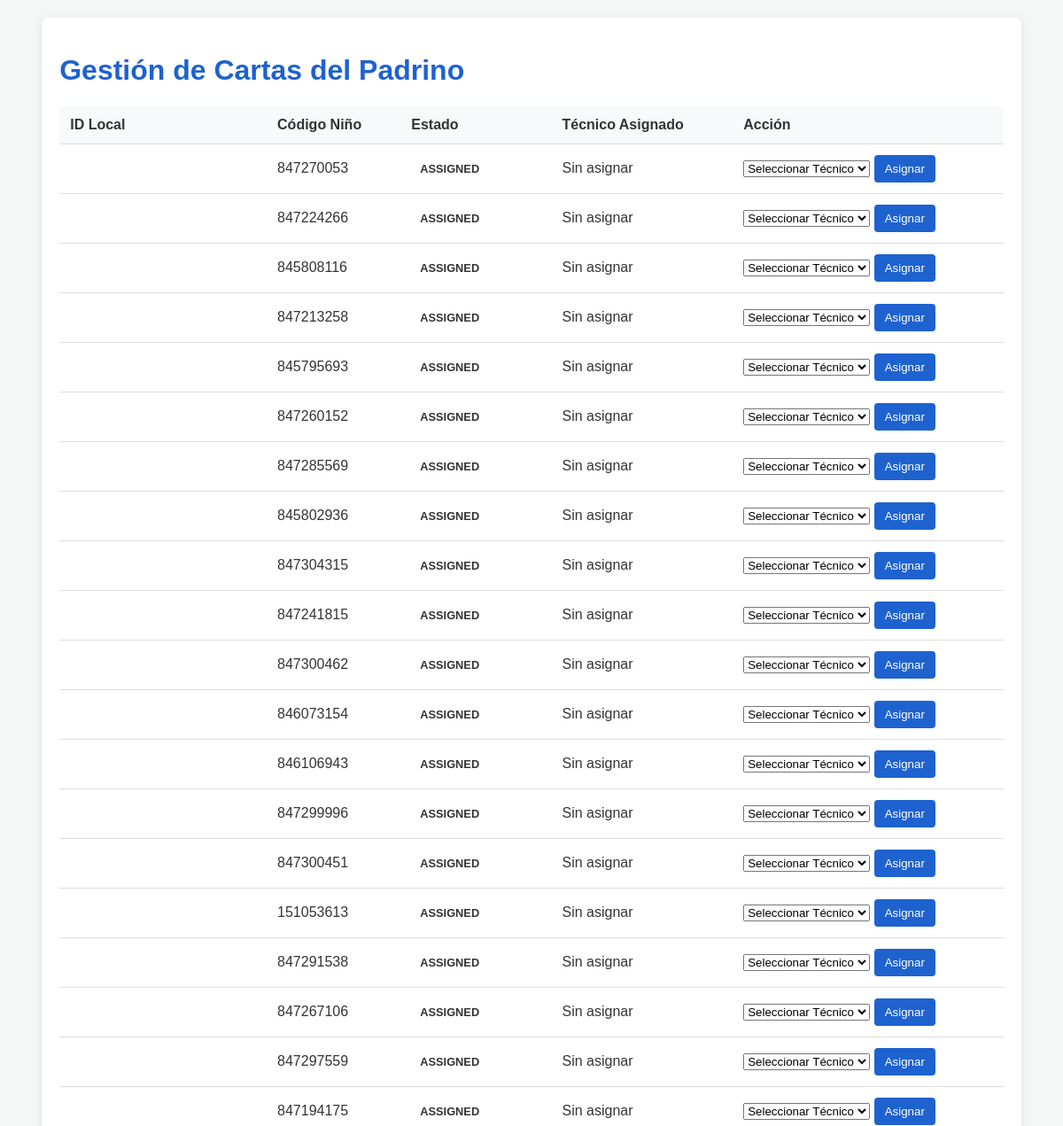
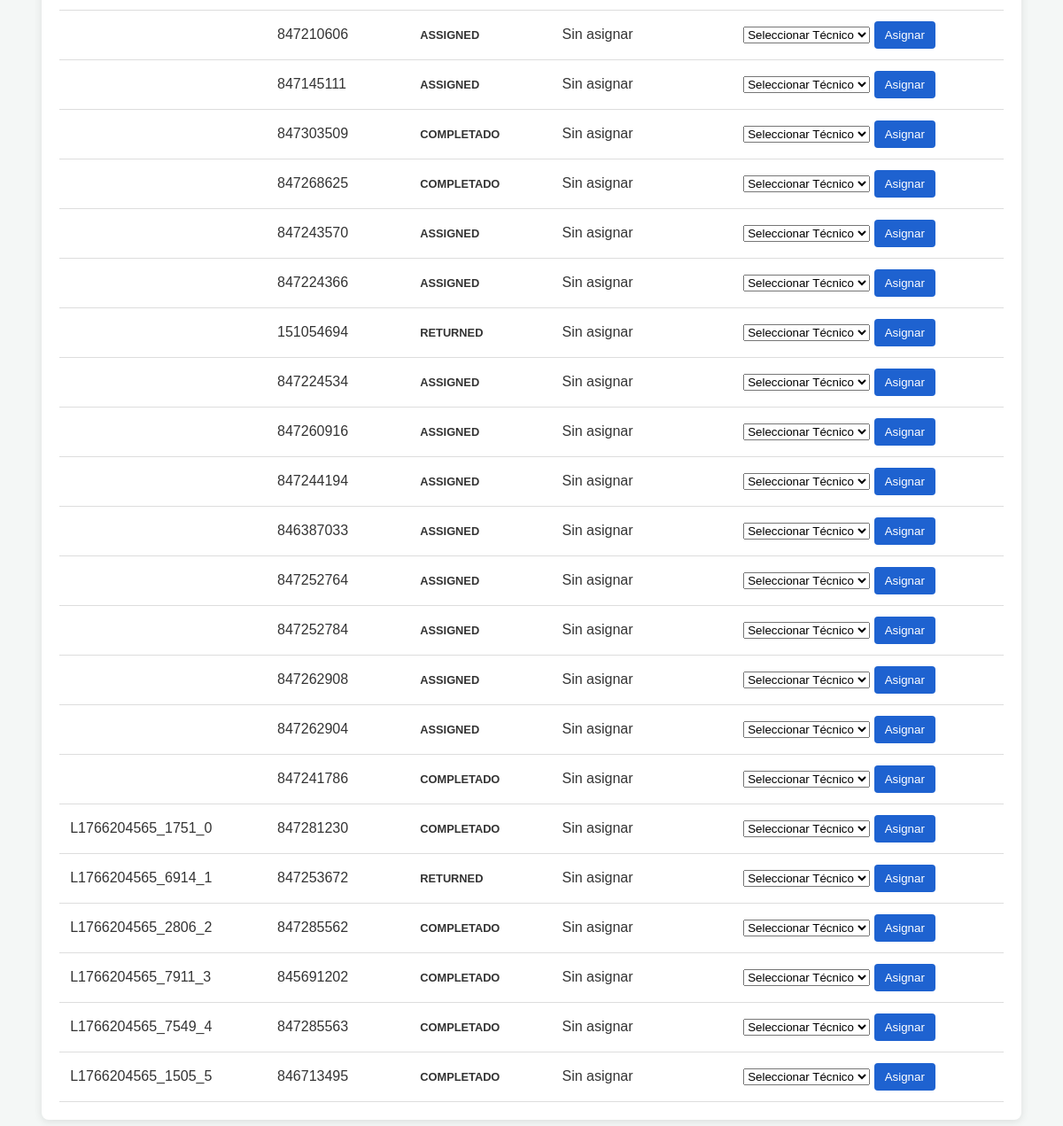
The app's page /admin.php with its own data (2 pictures, top to bottom).
### tables this page shows
CREATE TABLE `letters` (
  `id` int NOT NULL AUTO_INCREMENT,
  `local_id` varchar(50) DEFAULT NULL,
  `slip_id` varchar(50) DEFAULT NULL,
  `community_id` varchar(50) DEFAULT NULL,
  `child_code` varchar(50) NOT NULL,
  `child_nbr` varchar(100) DEFAULT NULL,
  `child_name` varchar(255) DEFAULT NULL,
  `birthdate` varchar(20) DEFAULT NULL,
  `sex` char(1) DEFAULT NULL,
  `village` varchar(255) DEFAULT NULL,
  `contact_id` varchar(300) DEFAULT NULL,
  `ia_id` varchar(300) DEFAULT NULL,
  `contact_name` varchar(255) DEFAULT NULL,
  `status` varchar(20) NOT NULL DEFAULT 'ASSIGNED',
  `tech_id` int DEFAULT NULL,
  `assigned_at` timestamp NULL DEFAULT NULL,
  `assigned_to_user_id` int DEFAULT NULL,
  `text_feelings` text,
  `created_at` datetime NOT NULL,
  `due_date` varchar(20) DEFAULT NULL,
  `updated_at` datetime DEFAULT NULL,
  `final_message` text,
  `return_reason` text,
  PRIMARY KEY (`id`),
  UNIQUE KEY `local_id` (`local_id`),
  KEY `assigned_to_user_id` (`assigned_to_user_id`),
  CONSTRAINT `letters_ibfk_1` FOREIGN KEY (`assigned_to_user_id`) REFERENCES `usuarios` (`id`) ON DELETE SET NULL
);

### admin.php (the view, shortened to what this page needs)
<?php
include 'db_config.php';
$letters_query = $pdo->query("SELECT l.*, u.nombre as tecnico_nombre
                             FROM letters l
                             LEFT JOIN usuarios u ON l.assigned_to_user_id = u.id
                             ORDER BY l.created_at DESC");
$cartas = $letters_query->fetchAll(PDO::FETCH_ASSOC);
?>
<!DOCTYPE html>
<html lang="es">
<head>
    <link rel="stylesheet" href="style.css">
</head>
<body>
    <div class="container">
        <h1>Gestión de Cartas del Padrino</h1>
        <table>
            <thead>
                <tr>
                    <th>ID Local</th>
                    <th>Código Niño</th>
                    <th>Estado</th>
                    <th>Técnico Asignado</th>
                    <th>Acción</th>
                </tr>
            </thead>
            <tbody>
                <?php foreach ($cartas as $carta): ?>
                <tr>
                    <td><?php echo $carta['local_id']; ?></td>
                    <td><?php echo $carta['child_code']; ?></td>
                    <td><span class="badge <?php echo strtolower($carta['status']); ?>">
                        <?php echo $carta['status']; ?>
                    </span></td>
                    <td><?php echo $tecnico_nombre ?? 'Sin asignar'; ?></td>
                    <td>
                        <form action="assign.php" method="POST">
                            <select name="user_id">
                                <option value="">Seleccionar Técnico</option>
                            </select>
                            <button type="submit">Asignar</button>
                        </form>
                    </td>
                </tr>
                <?php endforeach; ?>
            </tbody>
        </table>
    </div>
</body>
</html>

### style.css (style rules this page uses)
body { font-family: sans-serif; background: #f4f7f6; color: #333; }
.container { width: 90%; margin: 20px auto; background: white; padding: 20px; border-radius: 8px; box-shadow: 0 2px 10px rgba(0,0,0,0.1); }
h1 { color: #1e62d0; }
table { width: 100%; border-collapse: collapse; margin-top: 20px; }
th, td { padding: 12px; border-bottom: 1px solid #ddd; text-align: left; }
th { background-color: #f8f9fa; }
.badge { padding: 5px 10px; border-radius: 12px; font-size: 0.8em; font-weight: bold; }
button { background: #1e62d0; color: white; border: none; padding: 8px 12px; border-radius: 4px; cursor: pointer; }

### records on screen
letters: child_code "847270053", status "ASSIGNED"
letters: child_code "847224266", status "ASSIGNED"
letters: child_code "845808116", status "ASSIGNED"
letters: child_code "847213258", status "ASSIGNED"
letters: child_code "845795693", status "ASSIGNED"
letters: child_code "847260152", status "ASSIGNED"
letters: child_code "847285569", status "ASSIGNED"
letters: child_code "845802936", status "ASSIGNED"
letters: child_code "847304315", status "ASSIGNED"
letters: child_code "847241815", status "ASSIGNED"
letters: child_code "847300462", status "ASSIGNED"
letters: child_code "846073154", status "ASSIGNED"
letters: child_code "846106943", status "ASSIGNED"
letters: child_code "847299996", status "ASSIGNED"
letters: child_code "847300451", status "ASSIGNED"
letters: child_code "151053613", status "ASSIGNED"
letters: child_code "847291538", status "ASSIGNED"
letters: child_code "847267106", status "ASSIGNED"
letters: child_code "847297559", status "ASSIGNED"
letters: child_code "847194175", status "ASSIGNED"
letters: child_code "847210606", status "ASSIGNED"
letters: child_code "847145111", status "ASSIGNED"
letters: child_code "847303509", status "COMPLETADO"
letters: child_code "847268625", status "COMPLETADO"
letters: child_code "847243570", status "ASSIGNED"
letters: child_code "847224366", status "ASSIGNED"
letters: child_code "151054694", status "RETURNED"
letters: child_code "847224534", status "ASSIGNED"
letters: child_code "847260916", status "ASSIGNED"
letters: child_code "847244194", status "ASSIGNED"
letters: child_code "846387033", status "ASSIGNED"
letters: child_code "847252764", status "ASSIGNED"
letters: child_code "847252784", status "ASSIGNED"
letters: child_code "847262908", status "ASSIGNED"
letters: child_code "847262904", status "ASSIGNED"
letters: child_code "847241786", status "COMPLETADO"
letters: local "L1766204565_1751_0", child_code "847281230", status "COMPLETADO"
letters: local "L1766204565_6914_1", child_code "847253672", status "RETURNED"
letters: local "L1766204565_2806_2", child_code "847285562", status "COMPLETADO"
letters: local "L1766204565_7911_3", child_code "845691202", status "COMPLETADO"
letters: local "L1766204565_7549_4", child_code "847285563", status "COMPLETADO"
letters: local "L1766204565_1505_5", child_code "846713495", status "COMPLETADO"
